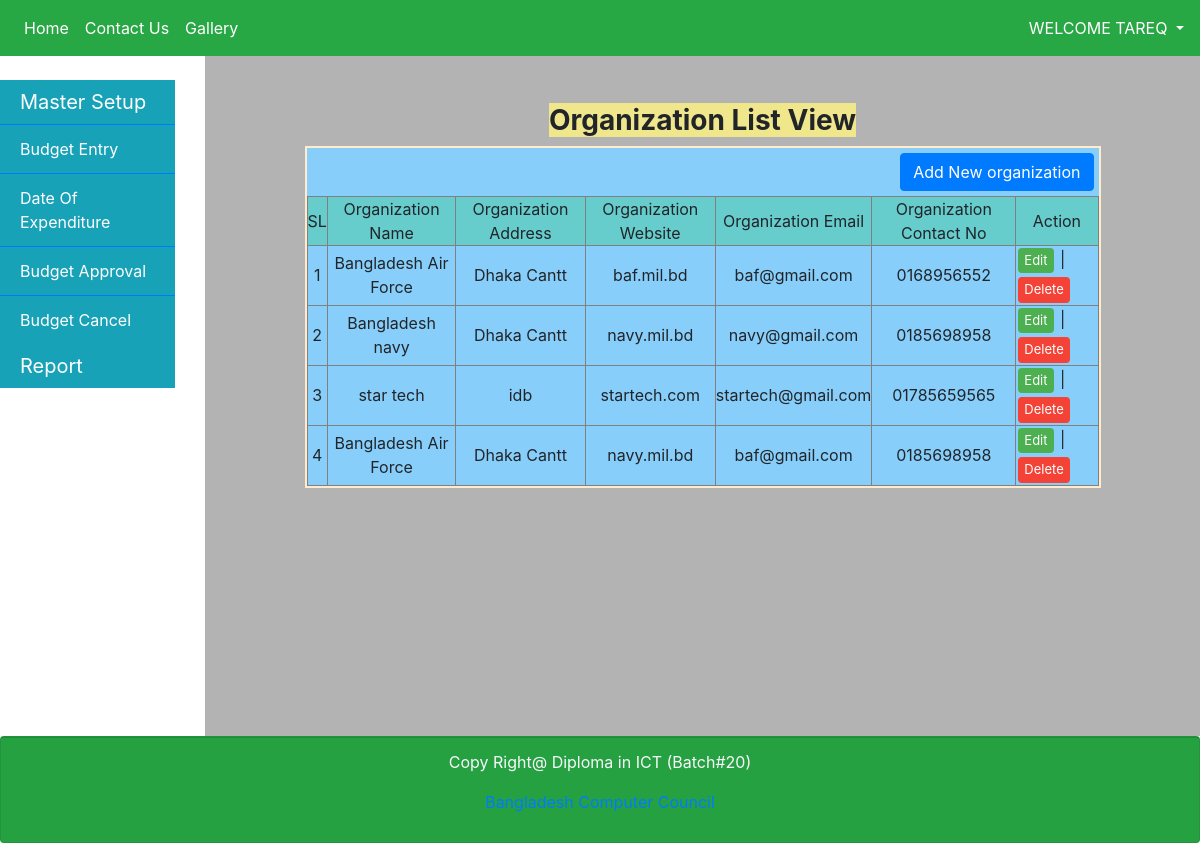
/organization_list_view.php (signed in), run on the app's committed database.
### tables this page shows
CREATE TABLE `organization` (
  `organization_id` int(11) NOT NULL,
  `organization_name` varchar(32) NOT NULL,
  `organization_address` varchar(32) NOT NULL,
  `organization_website` varchar(32) NOT NULL,
  `organization_email` varchar(32) NOT NULL,
  `organization_contact_no` varchar(32) NOT NULL
);

### organization_list_view.php (the view, shortened to what this page needs)
<!DOCTYPE html>
<html lang="en">
<head>
    <link href="css/bootstrap.css" rel="stylesheet">
    <link rel="stylesheet" href="css/jquery-ui.css">
</head>
<?php
include("function.php");
include("navbar.php");
?>
<?php
include("sidebar.php");
?>
<body>
<div class="col-sm-10">
    <div class="well" style=" background-color:#b3b3b3;height:680px;"></br>
        <br>
        <h3 class="text-center text-black"><b style="background-color:#F0E68C">Organization List View</b></h3>
        <div class="sub-catagory" style= " background-color:#87CEFA; margin-left:10%; margin-right:10%;  border: 2px solid blanchedalmond;">
            <div class="row">
                <div class="col-sm-12">
                    <div class="right-button">
                        <a href='organization_info.php' class='btn btn-primary'>Add New organization</a>
                    </div>
                </div>
            </div>
            <?php
            $sql = "SELECT * FROM organization";
            $rec = $conn->query($sql);
            echo "<table border='1' style='width:100%' cellpadding='0' cellspacing='0' align='center'>";
            echo "<thead>";
            echo "<tr style='background-color:#66CCCC'>
							<td align='center'>SL</td>
							<td align='center'>Organization Name</td>
							<td align='center'>Organization Address</td>
							<td align='center'>Organization Website</td>
							<td align='center'>Organization Email</td>
							<td align='center'>Organization Contact No</td>
							<td align='center'>Action</td>
						</tr>";
            echo "</thead>";
            echo "<tbody style='height:20px; overflow-y:scroll'>";
            $i=0;
            while($row = mysqli_fetch_array($rec))
            {
                $i++;
                $organization_name = $row['organization_name'];
                $organization_address = $row['organization_address'];
                $organization_website = $row['organization_website'];
                $organization_email = $row['organization_email'];
                $organization_contact_no = $row['organization_contact_no'];
                $organization_id = $row['organization_id'];
                echo "<tr>
							<td align='center'>$i</td>
							<td align='center'>$organization_name</td>
							<td align='center'>$organization_address</td>
							<td align='center'>$organization_website</td>
							<td align='center'>$organization_email</td>
							<td align='center'>$organization_contact_no</td>
							<td>
								<a href='edit_organization.php?organization_id=$organization_id' class='button1'>Edit</a> |
								<a href='$_SERVER[SCRIPT_NAME]?organization_id=$organization_id' class='button2' onClick=\"return confirm('Are you sure?')\">Delete</a>
							</td>
						</tr>";
            }
            echo "</tbody>";
            echo "</table>";
            ?>
        </div>
    </div>
</div>
<div class="card text-center  bg-success">
    <div class="card-footer text-light">
        <p class="ft">Copy Right@ Diploma in ICT (Batch#20)</p>
        <p class="ft"><a href="https://www.bcc.gov.bd">Bangladesh Computer Council</a></p>
    </div>
</div>
</body>
</html>

### organization_list_view.php (style rules this page uses)
.right-button { float: none; display: block; text-align: right; margin: 5px; }
.button1 { background-color: #4CAF50; border: none; color: white; padding: 3px 6px; text-align: center; text-decoration: none; display: inline-block; font-size: 13px; margin: 2px 2px; cursor: pointer; border-radius: 4px; }
.button2 { background-color: #f44336; border: none; color: white; padding: 3px 6px; text-align: center; text-decoration: none; display: inline-block; font-size: 13px; margin: 2px 2px; cursor: pointer; border-radius: 4px; }

### data on the page
organization: organization_name "Bangladesh Air Force", organization_address "Dhaka Cantt", organization_website "baf.mil.bd", organization_email "baf@gmail.com", organization_contact_no "0168956552"
organization: organization_name "Bangladesh navy", organization_address "Dhaka Cantt", organization_website "navy.mil.bd", organization_email "navy@gmail.com", organization_contact_no "0185698958"
organization: organization_name "star tech", organization_address "idb", organization_website "startech.com", organization_email "startech@gmail.com", organization_contact_no "01785659565"
organization: organization_name "Bangladesh Air Force", organization_address "Dhaka Cantt", organization_website "navy.mil.bd", organization_email "baf@gmail.com", organization_contact_no "0185698958"

### other printed values
$_SESSION['name'] "TAREQ"
